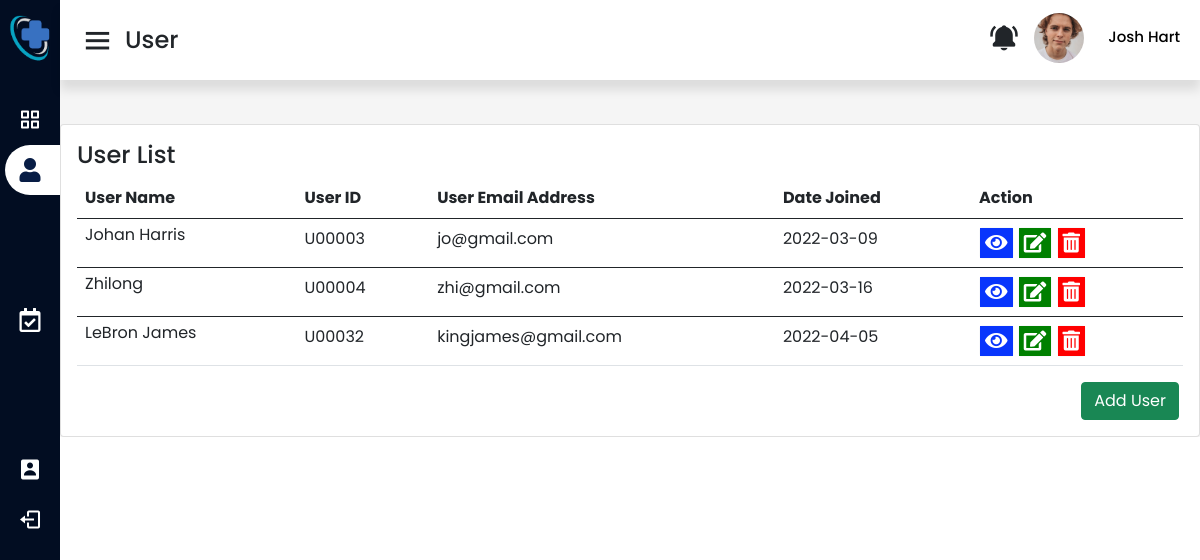
/staffUserList.php (signed in), run on an earlier commit of the app's database.
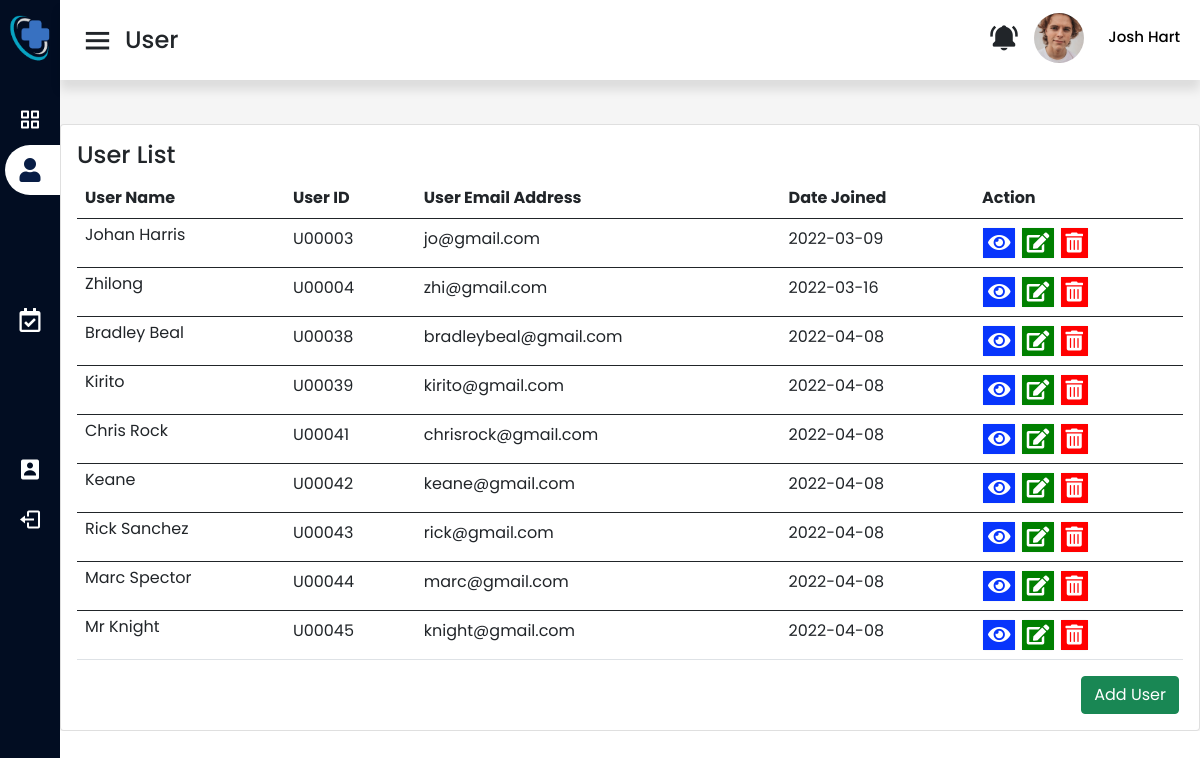
And on a later commit of the database.
### tables this page shows
CREATE TABLE `user` (
  `userPrefix` varchar(10) NOT NULL DEFAULT 'U',
  `userId` int(5) UNSIGNED ZEROFILL NOT NULL,
  `userName` varchar(50) NOT NULL,
  `userEmail` varchar(50) NOT NULL,
  `userPassword` varchar(50) NOT NULL,
  `usertype` varchar(50) NOT NULL DEFAULT 'user',
  `userDate_created` date NOT NULL DEFAULT current_timestamp(),
  `userPhone_number` varchar(50) NOT NULL,
  `userGender` varchar(50) NOT NULL,
  `userBirthdate` date NOT NULL,
  `userAddress` varchar(50) NOT NULL
);

### staffUserList.php (the view, shortened to what this page needs)
<?php
include 'connection.php';
?>
<!DOCTYPE html>
<head>
  <link rel="stylesheet" href="asset/css/staffstyle.css">
  <link rel="stylesheet" href="asset/css/navbar.css">
  <?php include('asset/includes/cssCDN.php'); ?>
</head>
<body>
  <?php $page = 'staffUserList';
  include('asset/includes/staffSideBar.php'); ?>
  <section class="home-section">
    <nav>
      <div class="sidebar-button">
        <i class='bx bx-menu sidebarBtn'></i>
        <span class="dashboard">User</span>
      </div>
      <div class="right-nav">
        <div class="right noti-bell my-auto">
          <i class='bx bxs-bell-ring'></i>
        </div>
        <div class="profile dropdown">
          <div>
            <img src="asset/image/profile1.jpg">
            <span class="profile_name"><?php echo $_SESSION['staffName']; ?></span>
          </div>
        </div>
      </div>
    </nav>
  </section>
  <section class="home-section ">
    <div class="home-content adminList">
      <div class="col-lg-12 grid-margin stretch-card">
        <div class="card">
          <div class="card-body">
            <div class="row">
              <h4 class="card-title">User List</h4>
            </div>
            <div class="table-responsive table-adminList">
              <table class="table table-hover table-condensed" id="dataTableID" style="width:100%">
                <thead>
                  <tr>
                    <th> User Name </th>
                    <th> User ID </th>
                    <th> User Email Address </th>
                    <th>Date Joined</th>
                    <th> Action </th>
                  </tr>
                  </thead>
                  <tbody>
                  <?php
                         $viewSql = "SELECT * FROM user";
                         $result=mysqli_query($data,$viewSql);
                          if($result){
                            while($row = mysqli_fetch_assoc($result))
                            {
                              $prefix = $row['userPrefix'];
                              $id = $row['userId'];
                              $name = $row['userName'];
                              $email = $row['userEmail'];
                              $date = $row['userDate_created'];
                        ?>
                            <tr>
                                <td class="py-1">
                                <?php echo $name ?>
                                </td>
                                <td><?php echo $prefix . "" . $id; ?></td>
                                <td>
                                  <?php echo $email ?>
                                </td>
                                <td><?php echo $date ?></td>
                                <td class="action-button">
                                  <button type="button" class="btn btn-light">
                                    <a href="adminUserProfile.html">
                                    <i class="fas fa-eye"></i></a></button>
                                    <button type="button" class="btn btn-light" data-bs-toggle="modal" data-bs-target="#editUser<?php echo $id; ?>">
                                    <i class="fas fa-edit"></i></button>
                                    <button type="button" class="btn btn-light" data-bs-toggle="modal" data-bs-target="#deleteData<?php echo $id; ?>">
                                    <i class="fas fa-trash-alt"></i></button>
                              </td>
                            </tr>
                </tbody>
                <?php } }?>
              </table>
              <div class="d-flex flex-row-reverse">
                <div class="mx-1">
                  <button type="button" class="btn btn-success float-right" data-bs-toggle="modal" data-bs-target="#addUser">
                    Add User
                  </button>
                </div>
              </div>
          </div>
        </div>
      </div>
    </div>
  </section>
</body>
</html>

### asset/includes/cssCDN.php (shortened to what this page needs)
<link href='https://unpkg.com/boxicons@2.0.7/css/boxicons.min.css' rel='stylesheet'>
<link rel="stylesheet" href="https://pro.fontawesome.com/releases/v5.10.0/css/all.css" />
<link href="https://cdn.jsdelivr.net/npm/bootstrap@5.0.0-beta2/dist/css/bootstrap.min.css" rel="stylesheet">
<link href="https://cdn.jsdelivr.net/npm/select2@4.1.0-rc.0/dist/css/select2.min.css" rel="stylesheet" />
<link rel="stylesheet" href="https://cdn.jsdelivr.net/npm/select2-bootstrap-5-theme@1.2.0/dist/select2-bootstrap-5-theme.min.css" />
<link rel="stylesheet" href="https://cdn.datatables.net/1.11.5/css/dataTables.bootstrap5.min.css">

### asset/includes/staffSideBar.php (shortened to what this page needs)
<div class="sidebar">
    <div class="logo-details">
        <img src="asset/image/logo pic.png" alt="">
    </div>
    <div class="sidebar-details">
        <ul class="nav-links">
            <li class="item">
                <a <?php echo ($page == 'staffdashboard') ? "class='active'" : ""; ?> href="staffdashboard.php">
                    <i class='bx bx-grid-alt'></i>
                </a>
            </li>
            <li class="item">
                <a <?php echo ($page == 'staffUserList') ? "class='active'" : ""; ?> href="staffUserList.php">
                    <i class='fa fa-user fa-xs'></i>
                </a>
            </li>
            <li class="item">
                <a <?php echo ($page == 'staffMedrec') ? "class='active'" : ""; ?> href="staffMedrec.php">
                    <i class="fas fa-notes-medical"></i>
                </a>
            </li>
            <li class="item">
                <a <?php echo ($page == 'staffVac') ? "class='active'" : ""; ?> href="staffVac.php">
                    <i class="fas fa-syringe"></i>
                </a>
            </li>
            <li class="item">
                <a <?php echo ($page == 'staffApp') ? "class='active'" : ""; ?> href="staffApp.php">
                    <i class="fas fa-calendar-check"></i>
                </a>
            </li>
            <li class="item">
                <a <?php echo ($page == 'staffStock') ? "class='active'" : ""; ?> href="staffStock.php">
                    <i class="fas fa-prescription-bottle-alt"></i>
                </a>
            </li>
            <li class="item">
                <a <?php echo ($page == 'staffbed') ? "class='active'" : ""; ?> href="staffbed.php">
                    <i class="fas fa-procedures"></i>
                </a>
            </li>
            <li class="item">
                <a <?php echo ($page == 'staffprofile') ? "class='active'" : ""; ?> href="staffprofile.php">
                    <i class='bx bxs-user-rectangle'></i>
                </a>
            </li>
            <li class="item">
                <a href="logout.php">
                    <i class='bx bx-log-out'></i>
                </a>
            </li>
        </ul>
    </div>
</div>

### asset/css/staffstyle.css (style rules this page uses)
* { margin: 0; padding: 0; box-sizing: border-box; font-family: "Poppins", sans-serif; }
body { overflow-x: hidden; }
.home-section .home-content { position: relative; padding-top: 104px; }
.home-section .home-content .action-button .fa-edit { background-color: green; color: white; font-size: 20px; padding: 5px; }
.home-section .home-content .action-button .fa-trash-alt { background-color: red; color: white; font-size: 20px; padding: 5px; }
.home-section .home-content .action-button .fa-eye { background-color: rgb(8, 53, 252); color: white; font-size: 20px; padding: 5px; }
.home-section .home-content .action-button button { padding: 0; }

### asset/css/navbar.css (style rules this page uses)
.sidebar { position: fixed; height: 100%; width: 220px; background: #020d22; transition: all 0.5s ease; overflow-x: hidden; }
.sidebar .logo-details { height: 80px; display: flex; align-items: center; }
.sidebar .logo-details img { width: 10px; color: #fff; min-width: 60px; text-align: center; margin-right: 10px; }
.sidebar .sidebar-details { width: 100%; margin-top: 15px; }
.sidebar .sidebar-details .nav-links { padding: 0; }
.sidebar .sidebar-details .item { position: relative; cursor: pointer; list-style: none; height: 50px; }
.sidebar .sidebar-details .item a { height: 100%; width: 100%; margin-left: 5px; display: flex; align-items: center; text-decoration: none; transition: all 0.4s ease; }
.sidebar-details .nav-links .item .active { background: white; color: #081d45; width: 100%; border-radius: 30px 0 0 30px; }
.sidebar-details .nav-links .item .active i, .sidebar-details .nav-links .item .active .links_name { color: #081d45; font-weight: 600; }
.sidebar .sidebar-details .item i { font-size: 24px; font-weight: 500; color: #fff; min-width: 50px; text-align: center; margin-right: 10px; }
.home-section { position: relative; background: #f5f5f5; min-height: 20px; height: 100%; width: calc(100% - 220px); left: 220px; transition: all 0.5s ease; overflow-y: auto; }
.home-section nav { display: flex; justify-content: space-between; height: 80px; background: #fff; display: flex; align-items: center; position: fixed; width: calc(100% - 220px); left: 220px; z-index: 100; padding: 0 20px; box-shadow: 0 10px 10px rgba(0, 0, 0, 0.1); transition: all 0.5s ease; }
.home-section nav .sidebar-button { display: flex; align-items: center; font-size: 24px; font-weight: 500; }
nav .sidebar-button i { font-size: 35px; margin-right: 10px; }
nav .right-nav { display: flex; }
nav .right-nav i { font-size: 30px; }
nav .right-nav .right { float: left; padding: 10px; }
nav .right-nav .profile img { border-radius: 50%; width: 50px; height: 50px; object-fit: cover; margin-left: 5px; margin-right: 10px; }
nav .right-nav .profile .profile_name { color: rgb(0, 0, 0); font-size: 15px; white-space: nowrap; font-weight: 500; margin-left: 10px; }
@media (max-width: 1240px) { .sidebar { width: 60px; } }
@media (max-width: 1240px) { .home-section { width: calc(100% - 60px); left: 60px; } }
@media (max-width: 1240px) { .home-section nav { width: calc(100% - 60px); left: 60px; } }

What changed in the data, as far as the page shows it:
removed user: userName "LeBron James", userPrefix "U", userId "00032", userEmail "kingjames@gmail.com", userDate_created "2022-04-05"
added user: userName "Bradley Beal", userPrefix "U", userId "00038", userEmail "bradleybeal@gmail.com", userDate_created "2022-04-08"
added user: userName "Kirito", userPrefix "U", userId "00039", userEmail "kirito@gmail.com", userDate_created "2022-04-08"
added user: userName "Chris Rock", userPrefix "U", userId "00041", userEmail "chrisrock@gmail.com", userDate_created "2022-04-08"
added user: userName "Keane", userPrefix "U", userId "00042", userEmail "keane@gmail.com", userDate_created "2022-04-08"
added user: userName "Rick Sanchez", userPrefix "U", userId "00043", userEmail "rick@gmail.com", userDate_created "2022-04-08"
added user: userName "Marc Spector", userPrefix "U", userId "00044", userEmail "marc@gmail.com", userDate_created "2022-04-08"
added user: userName "Mr Knight", userPrefix "U", userId "00045", userEmail "knight@gmail.com", userDate_created "2022-04-08"
